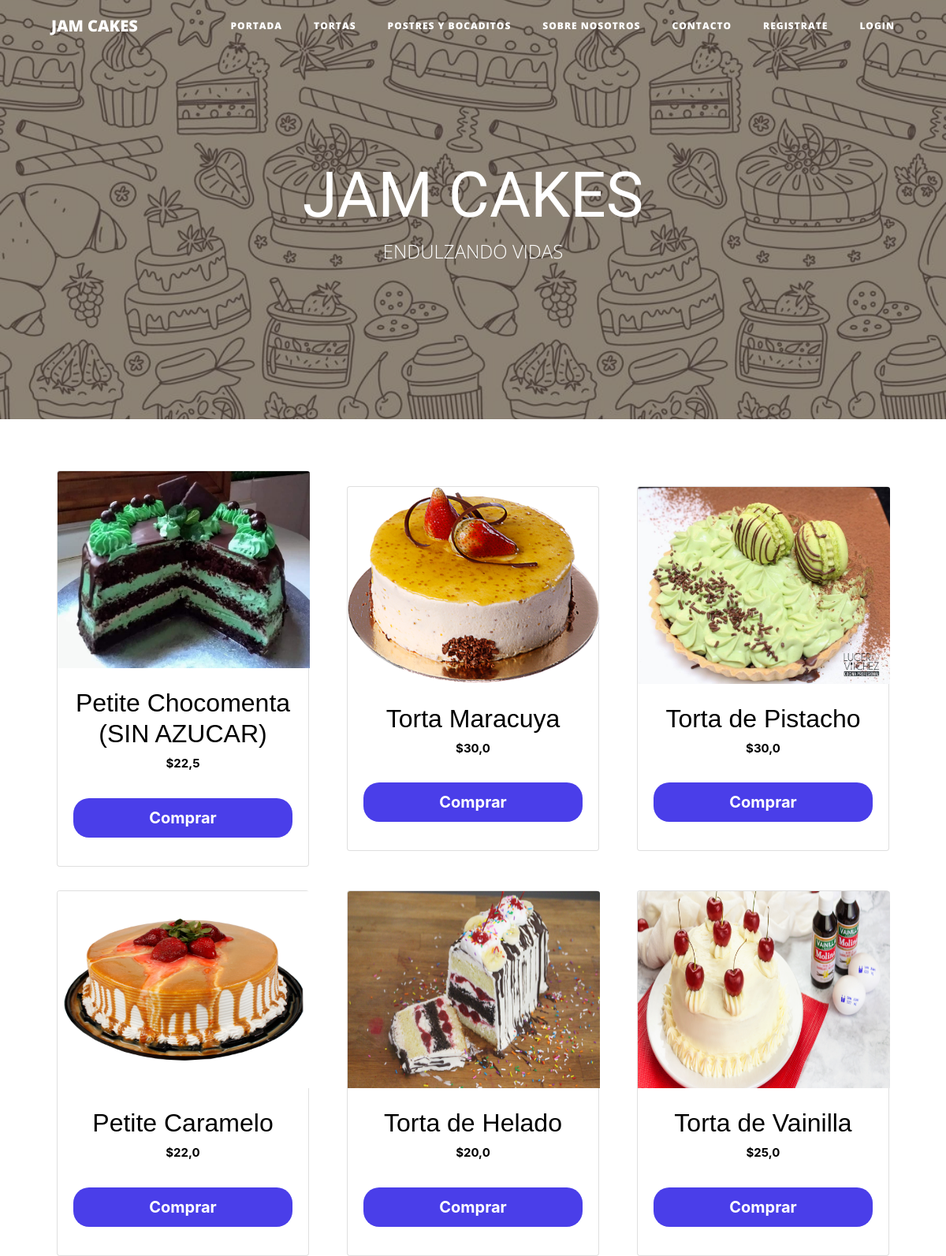
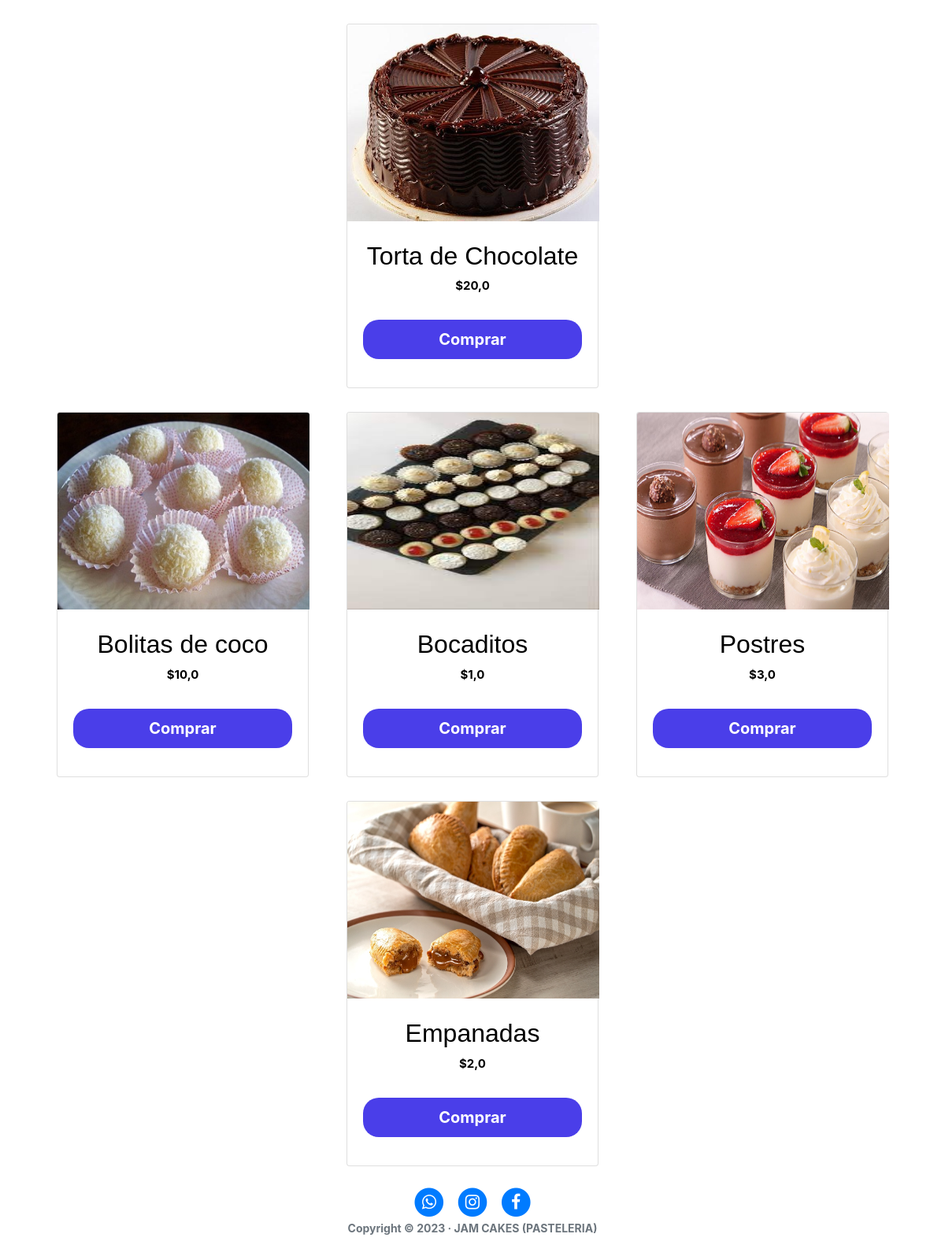
The page / on the database its author committed (2 pictures, top to bottom).
### productos/models.py (models this page shows, shortened)
class Torta(models.Model):
    idtorta = models.AutoField(primary_key=True)
    title = models.CharField(blank=False, null=False, max_length=200, verbose_name= "Nombre del producto")
    tipo = models.CharField(blank=False, null=False, max_length=50, default="null", verbose_name="Tipo")
    form_torta = models.CharField(blank=False, null=False, max_length=100, default="null", verbose_name="Forma")
    weight = models.FloatField(blank=False, null=False, default=0.0, verbose_name="Peso en Kilogramos")
    coste_fabri = models.FloatField(blank=False, null=False, default=0.0, verbose_name="Coste de fabricación")
    coste = models.FloatField(blank=False, null=False, default=0.0, verbose_name="Valor final")
    description = models.TextField(verbose_name= "Descripción")
    materials = models.TextField(blank=False,null=False, default="null", verbose_name="Materiales")
    slug = models.SlugField(max_length=200, blank=False, null=False)
    image = models.ImageField(verbose_name= "Imagen")
    created = models.DateTimeField(auto_now_add=True, verbose_name= "Fecha de Creación")
    updated = models.DateTimeField(auto_now=True, verbose_name= "Fecha de Edición")
    class Meta:
        verbose_name = 'torta'
        verbose_name_plural = 'tortas'
        ordering = ["-created"]

class Postres(models.Model):
    idPostres = models.AutoField(primary_key=True)
    title = models.CharField(blank=False, null=False, max_length=200, verbose_name= "Nombre del producto")
    tipo = models.CharField(blank=False, null=False, max_length=50, default="null", verbose_name="Tipo")
    amount_box = models.SmallIntegerField(blank=False, null=False, default=0, verbose_name="Cantidad por paquete")
    coste_fabri = models.FloatField(blank=False, null=False, default=0.0, verbose_name="Coste de fabricación")
    coste = models.FloatField(blank=False, null=False, default=0.0, verbose_name="Valor final")
    description = models.TextField(blank=False, null=False, verbose_name= "Descripción")
    materials = models.TextField(blank=False,null=False, verbose_name="Materiales")
    slug = models.SlugField(max_length=200, blank=False, null=False)
    image = models.ImageField(verbose_name= "Imagen")
    created = models.DateTimeField(auto_now_add=True, verbose_name= "Fecha de Creación")
    updated = models.DateTimeField(auto_now=True, verbose_name= "Fecha de Edición")
    class Meta:
        verbose_name = 'postre'
        verbose_name_plural = 'postres'
        ordering = ["-created"]

### core/views.py (the view)
# urls.py: 2. Add a URL to urlpatterns:  path('', views.home, name='home')
def home(request):
    torta = Torta.objects.all()
    postre = Postres.objects.all()
    context ={
        'torta':torta,
        'postre':postre
    }
    if torta and postre:
        paginator = Paginator((torta, postre), 6)
        page_number = request.GET.get('page')
        digital_products_data = paginator.get_page(page_number)
    return render(request, "core/home.html", context)

### core/templates/core/home.html (shortened to what this page needs)
{% extends 'core/base.html' %}
{% block background %}{% load static %}{% static 'core/img/home2.jpg' %}{% endblock %}
{% block headers %}
    <h1 >JAM CAKES</h1>
    <span class="subheading">ENDULZANDO VIDAS</span>
{% endblock %}
{% block content %}
<link rel="stylesheet" href="{% static 'core/css/catalogo.css' %}">
<link rel="stylesheet" href="https://cdn.jsdelivr.net/npm/bootstrap@4.3.1/dist/css/bootstrap.min.css">
<div class="row mx-5">
{% for torta in torta %}
<div class="col">
    <div class="card" style="width: 20rem;">
        <a href="{% url 'torta-detail' torta.slug %}">
        <img src="{{ torta.image.url }}" class="card-img-top" alt="card">
        </a>
    <div class="card-body">
        <a href="{% url 'torta-detail' torta.slug %}">
        <h2>{{ torta.title }}</h2>
        </a>
        <p class="card-text">${{ torta.coste }}</p>
    <a href="{% url 'torta-detail' torta.slug %}">
    <input class="botons" type="submit" name="submit" value="Comprar">
    </a>
    </div>
    </div>
</div>
{% endfor %}
</div>
<div class="row mx-5">
    {% for postre in postre %}
    <div class="col">
        <div class="card" style="width: 20rem;">
            <a href="{% url 'postre-detail' postre.slug %}">
            <img src="{{ postre.image.url }}" class="card-img-top" alt="card">
            </a>
            <div class="card-body">
            <a href="{% url 'postre-detail' postre.slug %}">
            <h2>{{ postre.title }}</h2>
            </a>
            <p class="card-text">${{ postre.coste }}</p>
        <a href="{% url 'postre-detail' postre.slug %}">
        <input class="botons" type="submit" name="submit" value="Comprar">
        </a>
        </div>
        </div>
    </div>
    {% endfor %}
    </div>
{% endblock %}

### core/templates/core/base.html (shortened to what this page needs)
<!DOCTYPE html>
<html lang="es">
  <head>
    {% load static %}
    <link href="{% static 'core/vendor/bootstrap/css/bootstrap.min.css' %}" rel="stylesheet">
    <link href="{% static 'core/vendor/font-awesome/css/font-awesome.min.css' %}" rel="stylesheet" type="text/css">
    <link href="{% static 'core/css/clean-blog.min.css' %}" rel="stylesheet">
  </head>
  <body>
    <nav class="navbar navbar-expand-lg navbar-light fixed-top" id="mainNav">
      <div class="container">
        <a class="navbar-brand" href="{% url 'home' %}">JAM CAKES</a>
        <div class="collapse navbar-collapse" id="navbarResponsive">
          <ul class="navbar-nav ml-auto">
            <li class="nav-item">
              <a class="nav-link" href="{% url 'home' %}">PORTADA</a>
            </li>
            <li class="nav-item">
              <a class="nav-link" href="{% url 'torta' %}">TORTAS</a>
            </li>
            <li class="nav-item">
              <a class="nav-link" href="{% url 'postre' %}">POSTRES Y BOCADITOS</a>
            </li>
            <li class="nav-item">
              <a class="nav-link" href="{% url 'about' %}">SOBRE NOSOTROS</a>
            </li>
            <li class="nav-item">
              <a class="nav-link" href="{% url 'contact' %}">CONTACTO</a>
            </li>
            {% if user.is_authenticated %}
            <li class="nav-item">
              <a class="nav-link" href="{% url 'logout' %}">Logout</a>
            </li>
            {% else %}
            <li class="nav-item">
              <a class="nav-link" href="{% url 'register' %}">Registrate</a>
            </li>
            <li class="nav-item">
              <a class="nav-link" href="{% url 'login' %}">Login</a>
            </li>
            {% endif %}
          </ul>
        </div>
      </div>
    </nav>
    <header class="masthead" style="background-image: url(' {% block background %} {% endblock %} ')">
      <div class="overlay"></div>
      <div class="container">
        <div class="row">
          <div class="col-lg-8 col-md-10 mx-auto">
            <div class="site-heading">
            {% block headers %} {% endblock %}
            </div>
          </div>
        </div>
      </div>
    </header>
    {% block content %}{% endblock %}
    <footer>
      <div class="container">
        <div class="row">
          <div class="col-lg-8 col-md-10 mx-auto">
            <ul class="list-inline text-center">
              <li class="list-inline-item">
                <a href="">
                  <span class="fa-stack fa-lg">
                    <i class="fa fa-circle fa-stack-2x"></i>
                    <i class="fa fa-whatsapp fa-stack-1x fa-inverse"></i>
                  </span>
                </a>
              </li>
              <li class="list-inline-item">
                <a href="https://www.instagram.com/jimmoac/">
                  <span class="fa-stack fa-lg">
                    <i class="fa fa-circle fa-stack-2x"></i>
                    <i class="fa fa-instagram fa-stack-1x fa-inverse"></i>
                  </span>
                </a>
              </li>
              <li class="list-inline-item">
                <a href="https://www.facebook.com/jimmyanthoni.maciascevallos/">
                  <span class="fa-stack fa-lg">
                    <i class="fa fa-circle fa-stack-2x"></i>
                    <i class="fa fa-facebook fa-stack-1x fa-inverse"></i>
                  </span>
                </a>
              </li>
            </ul>
            <p class="copyright text-muted">Copyright &copy; 2023 · JAM CAKES (PASTELERIA) </p>
          </div>
        </div>
      </div>
    </footer>
  </body>
</html>

### core/static/core/css/catalogo.css (style rules this page uses)
h1 { font-size: 80px; color: #fff; font-weight: bold; font-family: 'Bungee'; }
.col { display: flex; justify-content: center; align-items: center; box-shadow: 0px 0px 0px rgb(54, 53, 53); transition: all 0.5s; }
.col img { width: 20rem; height: 250px; }
h2 { font-size: 25px; font-family: 'Franklin Gothic Medium', 'Arial Narrow', Arial, sans-serif; color: black; padding-top: 5px; text-align: center; }
p { font-size: 15px; color: black; font-weight: bold; text-align: center; }
.botons { width: 100%; padding: 10px; background: #4a3ee9; color: #fff; font-weight: bold; border: 0; font-size: 20px; cursor: pointer; margin: 16px 0; border-radius: 20px; }
@media screen and (max-width: 1200px) { .col { flex-direction: column; padding: 15px; } }

### rows shown on the page
Torta: image (picture), title "Petite Chocomenta (SIN AZUCAR)", coste "22,5"
Torta: image (picture), title "Torta Maracuya", coste "30,0"
Torta: image (picture), title "Torta de Pistacho", coste "30,0"
Torta: image (picture), title "Petite Caramelo", coste "22,0"
Torta: image (picture), title "Torta de Helado", coste "20,0"
Torta: image (picture), title "Torta de Vainilla", coste "25,0"
Torta: image (picture), title "Torta de Chocolate", coste "20,0"
Postres: image (picture), title "Bolitas de coco", coste "10,0"
Postres: image (picture), title "Bocaditos", coste "1,0"
Postres: image (picture), title "Postres", coste "3,0"
Postres: image (picture), title "Empanadas", coste "2,0"
